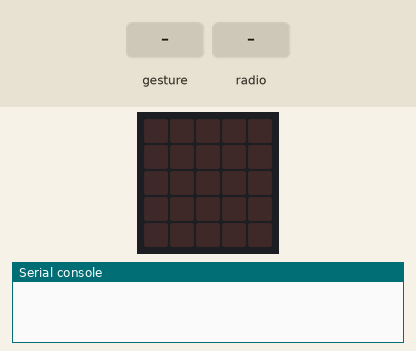
Simulated run of this program. Board: BBC micro:bit (MakeCode). Parts: the board's 5×5 LED display, the last lines printed to the serial console. The inputs (shaded band) are chosen by the test bench. Random numbers come from a fixed seed; no radio messages arrive unless stated (any console line starting 'radio sent:' is added by the test bench); a tilt is held for 1.5 s and a shake lasts 1 s, then the board lies face up again.

Above: at 1.2 s.
1.3 s: gesture 'shake'
At 2.4 s:
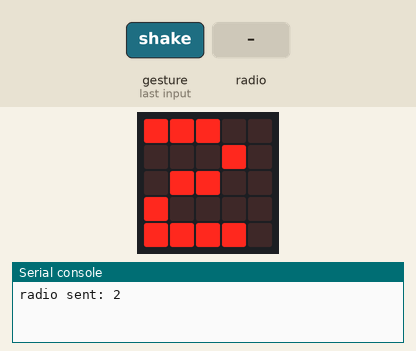
3.0 s: radio message "1" arrives
At 3.6 s:
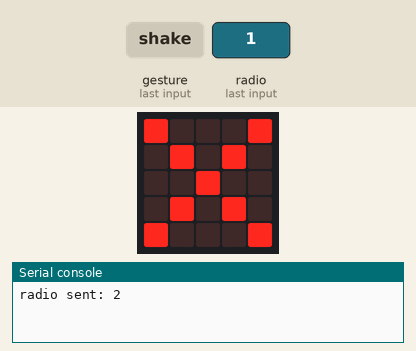
4.5 s: radio message "5" arrives
At 5.7 s:
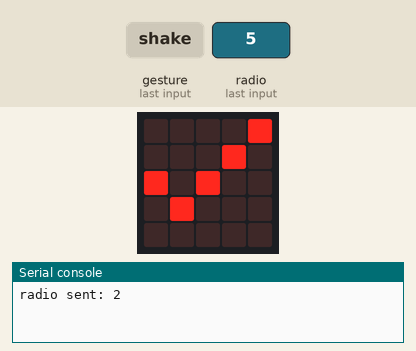
6.0 s: radio message "0" arrives
At 7.0 s:
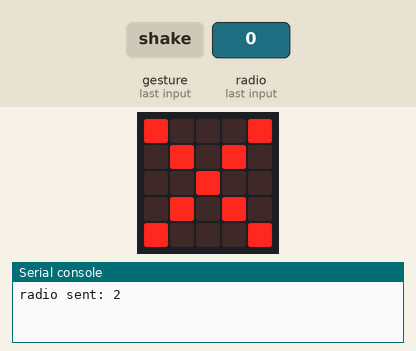
Timing chart, 0 to 8.5 s (numbered marks = the images above; inputs shaded):
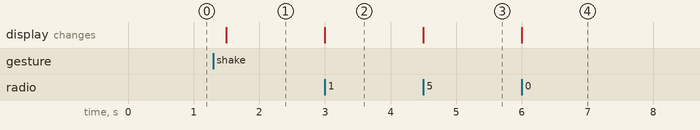

The program:

main.ts
```typescript
radio.onReceivedNumber(function (receivedNumber) {
    if (receivedNumber > a) {
        basic.showLeds(`
            . . . . #
            . . . # .
            # . # . .
            . # . . .
            . . . . .
            `)
    }
    if (receivedNumber < a) {
        basic.showLeds(`
            # . . . #
            . # . # .
            . . # . .
            . # . # .
            # . . . #
            `)
    }
    if (receivedNumber == a) {
        basic.showLeds(`
            . # . # .
            # # # # #
            # # # # #
            . # # # .
            . . # . .
            `)
    }
})
input.onGesture(Gesture.Shake, function () {
    a = randint(1, 6)
    basic.showNumber(a)
    radio.sendNumber(a)
})
let a = 0
radio.setGroup(133)
```

test.ts
```typescript
// 在這裡測試；當此封包作為擴充功能時，將不會編譯此內容。
```

Measured:
- after the input at 1.3 s, the display: changes after 0.20 s (image 1)
- after the input at 3.0 s, the display: changes at once (image 2)
- after the input at 4.5 s, the display: changes at once (image 3)
- after the input at 6.0 s, the display: changes at once (image 4)
